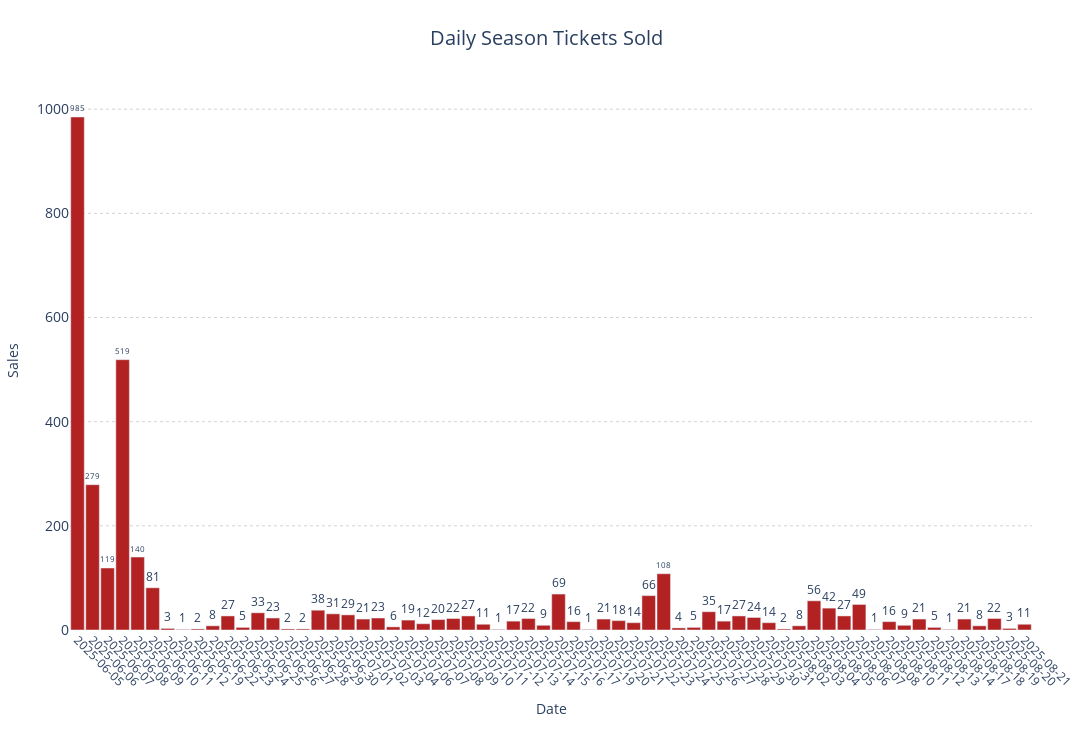

Notebook cell for this chart:
### Code cell
def plot_daily_sales_plotly(df, date_column, font_size=12, y_shift=8):
    df = df.copy()

    # Ensure datetime only if not already
    if not pd.api.types.is_datetime64_any_dtype(df[date_column]):
        df[date_column] = pd.to_datetime(df[date_column], errors='coerce')

    # Filter dates >= 2025-06-05
    df = df[df[date_column] >= pd.to_datetime("2025-06-05")]

    # Group by date only (not full datetime)
    df['date_only'] = df[date_column].dt.date

    grouped = (
        df.groupby('date_only')
        .size()
        .reset_index(name="Total_Sales")
        .sort_values('date_only')
    )

    # Convert date_only to string format for x-axis
    grouped['period_label'] = grouped['date_only'].astype(str)

    # Plotly figure
    fig = go.Figure()

    # Bar chart
    fig.add_trace(go.Bar(
        x=grouped['period_label'],
        y=grouped['Total_Sales'],
        name='Daily Sales',
        marker_color='firebrick',
        text=[f"{val:,}" for val in grouped['Total_Sales']],  # Pre-create formatted text
        textposition='outside',
        textfont=dict(size=font_size)
    ))

    # Layout
    fig.update_layout(
        title=dict(
            text='Daily Season Tickets Sold',
            font=dict(size=20),
            x=0.5
        ),
        xaxis=dict(
            title='Date',
            tickmode='array',
            tickvals=grouped['period_label'],
            ticktext=grouped['period_label'],
            tickangle=45,
            tickfont=dict(size=12),
            type='category'  # 👈 Force categorical spacing
        ),
        yaxis=dict(
            title='Sales',
            tickfont=dict(size=14),
            gridcolor='lightgrey',
            griddash='dot'
        ),
        bargap=0.1,
        height=750,
        width=1400,
        margin=dict(l=60, r=60, t=90, b=120),
        plot_bgcolor='white',
        paper_bgcolor='white',
        showlegend=False
    )

    fig.show()

# Call
plot_daily_sales_plotly(perc, date_column='sale_date', font_size=12, y_shift=10)

### Figure 1 — Plotly figure (JSON) as saved in the notebook; plotly's stock layout.template omitted (floating-point values rounded to 4 significant figures)
{"data": [{"marker": {"color": "firebrick"}, "name": "Daily Sales", "text": ["985", "279", "119", "519", "140", "81", "3", "1", "2", "8", "27", "5", "33", "23", "2", "2", "38", "31", "29", "21", "23", "6", "19", "12", "20", "22", "27", "11", "1", "17", "22", "9", "69", "16", "1", "21", "18", "14", "66", "108", "4", "5", "35", "17", "27", "24", "14", "2", "8", "56", "42", "27", "49", "1", "16", "9", "21", "5", "1", "21", "8", "22", "3", "11"], "textfont": {"size": 12}, "textposition": "outside", "type": "bar", "x": ["2025-06-05", "2025-06-06", "2025-06-07", "2025-06-08", "2025-06-09", "2025-06-10", "2025-06-11", "2025-06-12", "2025-06-19", "2025-06-22", "2025-06-23", "2025-06-24", "2025-06-25", "2025-06-26", "2025-06-27", "2025-06-28", "2025-06-29", "2025-06-30", "2025-07-01", "2025-07-02", "2025-07-03", "2025-07-04", "2025-07-06", "2025-07-07", "2025-07-08", "2025-07-09", "2025-07-10", "2025-07-11", "2025-07-12", "2025-07-13", "2025-07-14", "2025-07-15", "2025-07-16", "2025-07-17", "2025-07-19", "2025-07-20", "2025-07-21", "2025-07-22", "2025-07-23", "2025-07-24", "2025-07-25", "2025-07-26", "2025-07-27", "2025-07-28", "2025-07-29", "2025-07-30", "2025-07-31", "2025-08-02", "2025-08-03", "2025-08-04", "2025-08-05", "2025-08-06", "2025-08-07", "2025-08-08", "2025-08-10", "2025-08-11", "2025-08-12", "2025-08-13", "2025-08-14", "2025-08-17", "2025-08-18", "2025-08-19", "2025-08-20", "2025-08-21"], "y": [985, 279, 119, 519, 140, 81, 3, 1, 2, 8, 27, 5, 33, 23, 2, 2, 38, 31, 29, 21, 23, 6, 19, 12, 20, 22, 27, 11, 1, 17, 22, 9, 69, 16, 1, 21, 18, 14, 66, 108, 4, 5, 35, 17, 27, 24, 14, 2, 8, 56, 42, 27, 49, 1, 16, 9, 21, 5, 1, 21, 8, 22, 3, 11]}], "layout": {"bargap": 0.1, "height": 750, "margin": {"b": 120, "l": 60, "r": 60, "t": 90}, "paper_bgcolor": "white", "plot_bgcolor": "white", "showlegend": false, "title": {"font": {"size": 20}, "text": "Daily Season Tickets Sold", "x": 0.5}, "width": 1400, "xaxis": {"tickangle": 45, "tickfont": {"size": 12}, "tickmode": "array", "ticktext": ["2025-06-05", "2025-06-06", "2025-06-07", "2025-06-08", "2025-06-09", "2025-06-10", "2025-06-11", "2025-06-12", "2025-06-19", "2025-06-22", "2025-06-23", "2025-06-24", "2025-06-25", "2025-06-26", "2025-06-27", "2025-06-28", "2025-06-29", "2025-06-30", "2025-07-01", "2025-07-02", "2025-07-03", "2025-07-04", "2025-07-06", "2025-07-07", "2025-07-08", "2025-07-09", "2025-07-10", "2025-07-11", "2025-07-12", "2025-07-13", "2025-07-14", "2025-07-15", "2025-07-16", "2025-07-17", "2025-07-19", "2025-07-20", "2025-07-21", "2025-07-22", "2025-07-23", "2025-07-24", "2025-07-25", "2025-07-26", "2025-07-27", "2025-07-28", "2025-07-29", "2025-07-30", "2025-07-31", "2025-08-02", "2025-08-03", "2025-08-04", "2025-08-05", "2025-08-06", "2025-08-07", "2025-08-08", "2025-08-10", "2025-08-11", "2025-08-12", "2025-08-13", "2025-08-14", "2025-08-17", "2025-08-18", "2025-08-19", "2025-08-20", "2025-08-21"], "tickvals": ["2025-06-05", "2025-06-06", "2025-06-07", "2025-06-08", "2025-06-09", "2025-06-10", "2025-06-11", "2025-06-12", "2025-06-19", "2025-06-22", "2025-06-23", "2025-06-24", "2025-06-25", "2025-06-26", "2025-06-27", "2025-06-28", "2025-06-29", "2025-06-30", "2025-07-01", "2025-07-02", "2025-07-03", "2025-07-04", "2025-07-06", "2025-07-07", "2025-07-08", "2025-07-09", "2025-07-10", "2025-07-11", "2025-07-12", "2025-07-13", "2025-07-14", "2025-07-15", "2025-07-16", "2025-07-17", "2025-07-19", "2025-07-20", "2025-07-21", "2025-07-22", "2025-07-23", "2025-07-24", "2025-07-25", "2025-07-26", "2025-07-27", "2025-07-28", "2025-07-29", "2025-07-30", "2025-07-31", "2025-08-02", "2025-08-03", "2025-08-04", "2025-08-05", "2025-08-06", "2025-08-07", "2025-08-08", "2025-08-10", "2025-08-11", "2025-08-12", "2025-08-13", "2025-08-14", "2025-08-17", "2025-08-18", "2025-08-19", "2025-08-20", "2025-08-21"], "title": {"text": "Date"}, "type": "category"}, "yaxis": {"gridcolor": "lightgrey", "griddash": "dot", "tickfont": {"size": 14}, "title": {"text": "Sales"}}}}
